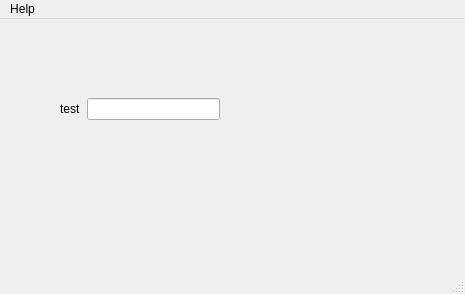
<?xml version="1.0" encoding="UTF-8"?>
<ui version="4.0">
 <class>MainWindow</class>
 <widget class="QMainWindow" name="MainWindow">
  <property name="geometry">
   <rect>
    <x>0</x>
    <y>0</y>
    <width>465</width>
    <height>294</height>
   </rect>
  </property>
  <property name="windowTitle">
   <string>MainWindow</string>
  </property>
  <widget class="QWidget" name="centralwidget">
   <widget class="QWidget" name="horizontalLayoutWidget">
    <property name="geometry">
     <rect>
      <x>60</x>
      <y>50</y>
      <width>160</width>
      <height>80</height>
     </rect>
    </property>
    <layout class="QHBoxLayout" name="horizontalLayout">
     <item>
      <widget class="QLabel" name="label">
       <property name="text">
        <string>test</string>
       </property>
      </widget>
     </item>
     <item>
      <widget class="QLineEdit" name="lineEdit"/>
     </item>
    </layout>
   </widget>
  </widget>
  <widget class="QMenuBar" name="menubar">
   <property name="geometry">
    <rect>
     <x>0</x>
     <y>0</y>
     <width>465</width>
     <height>23</height>
    </rect>
   </property>
   <widget class="QMenu" name="menuHelp">
    <property name="title">
     <string>Help</string>
    </property>
    <addaction name="actionAbout"/>
   </widget>
   <addaction name="menuHelp"/>
  </widget>
  <widget class="QStatusBar" name="statusbar"/>
  <action name="actionAbout">
   <property name="text">
    <string>About</string>
   </property>
  </action>
 </widget>
 <resources/>
 <connections/>
</ui>
